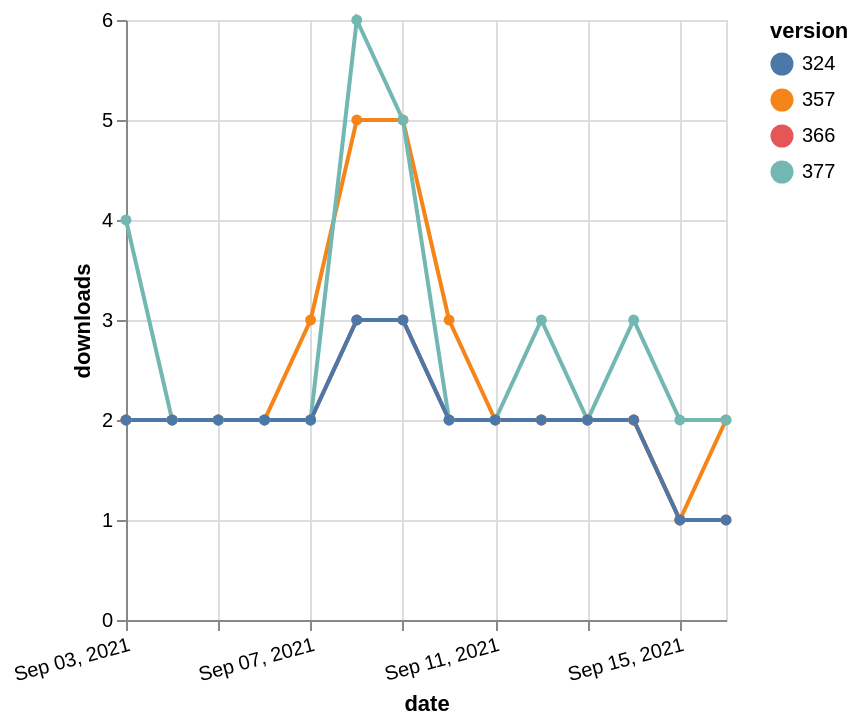

Vega-Lite specification for this chart:
### Vega-Lite specification from a JSON file in a GitHub repository (floating-point values rounded to 4 significant figures)
{"$schema": "https://vega.github.io/schema/vega-lite/v5.json", "description": "A simple bar chart with embedded data.", "data": {"values": [{"date": "2021-09-03", "total": 2339, "delta": 2, "version": "366"}, {"date": "2021-09-04", "total": 2341, "delta": 2, "version": "366"}, {"date": "2021-09-05", "total": 2343, "delta": 2, "version": "366"}, {"date": "2021-09-06", "total": 2345, "delta": 2, "version": "366"}, {"date": "2021-09-07", "total": 2347, "delta": 2, "version": "366"}, {"date": "2021-09-08", "total": 2350, "delta": 3, "version": "366"}, {"date": "2021-09-09", "total": 2353, "delta": 3, "version": "366"}, {"date": "2021-09-10", "total": 2355, "delta": 2, "version": "366"}, {"date": "2021-09-11", "total": 2357, "delta": 2, "version": "366"}, {"date": "2021-09-12", "total": 2359, "delta": 2, "version": "366"}, {"date": "2021-09-13", "total": 2361, "delta": 2, "version": "366"}, {"date": "2021-09-14", "total": 2363, "delta": 2, "version": "366"}, {"date": "2021-09-15", "total": 2364, "delta": 1, "version": "366"}, {"date": "2021-09-16", "total": 2365, "delta": 1, "version": "366"}, {"date": "2021-09-03", "total": 3009, "delta": 2, "version": "357"}, {"date": "2021-09-04", "total": 3011, "delta": 2, "version": "357"}, {"date": "2021-09-05", "total": 3013, "delta": 2, "version": "357"}, {"date": "2021-09-06", "total": 3015, "delta": 2, "version": "357"}, {"date": "2021-09-07", "total": 3018, "delta": 3, "version": "357"}, {"date": "2021-09-08", "total": 3023, "delta": 5, "version": "357"}, {"date": "2021-09-09", "total": 3028, "delta": 5, "version": "357"}, {"date": "2021-09-10", "total": 3031, "delta": 3, "version": "357"}, {"date": "2021-09-11", "total": 3033, "delta": 2, "version": "357"}, {"date": "2021-09-12", "total": 3035, "delta": 2, "version": "357"}, {"date": "2021-09-13", "total": 3037, "delta": 2, "version": "357"}, {"date": "2021-09-14", "total": 3039, "delta": 2, "version": "357"}, {"date": "2021-09-15", "total": 3040, "delta": 1, "version": "357"}, {"date": "2021-09-16", "total": 3042, "delta": 2, "version": "357"}, {"date": "2021-09-03", "total": 2451, "delta": 4, "version": "377"}, {"date": "2021-09-04", "total": 2453, "delta": 2, "version": "377"}, {"date": "2021-09-05", "total": 2455, "delta": 2, "version": "377"}, {"date": "2021-09-06", "total": 2457, "delta": 2, "version": "377"}, {"date": "2021-09-07", "total": 2459, "delta": 2, "version": "377"}, {"date": "2021-09-08", "total": 2465, "delta": 6, "version": "377"}, {"date": "2021-09-09", "total": 2470, "delta": 5, "version": "377"}, {"date": "2021-09-10", "total": 2472, "delta": 2, "version": "377"}, {"date": "2021-09-11", "total": 2474, "delta": 2, "version": "377"}, {"date": "2021-09-12", "total": 2477, "delta": 3, "version": "377"}, {"date": "2021-09-13", "total": 2479, "delta": 2, "version": "377"}, {"date": "2021-09-14", "total": 2482, "delta": 3, "version": "377"}, {"date": "2021-09-15", "total": 2484, "delta": 2, "version": "377"}, {"date": "2021-09-16", "total": 2486, "delta": 2, "version": "377"}, {"date": "2021-09-03", "total": 2619, "delta": 2, "version": "324"}, {"date": "2021-09-04", "total": 2621, "delta": 2, "version": "324"}, {"date": "2021-09-05", "total": 2623, "delta": 2, "version": "324"}, {"date": "2021-09-06", "total": 2625, "delta": 2, "version": "324"}, {"date": "2021-09-07", "total": 2627, "delta": 2, "version": "324"}, {"date": "2021-09-08", "total": 2630, "delta": 3, "version": "324"}, {"date": "2021-09-09", "total": 2633, "delta": 3, "version": "324"}, {"date": "2021-09-10", "total": 2635, "delta": 2, "version": "324"}, {"date": "2021-09-11", "total": 2637, "delta": 2, "version": "324"}, {"date": "2021-09-12", "total": 2639, "delta": 2, "version": "324"}, {"date": "2021-09-13", "total": 2641, "delta": 2, "version": "324"}, {"date": "2021-09-14", "total": 2643, "delta": 2, "version": "324"}, {"date": "2021-09-15", "total": 2644, "delta": 1, "version": "324"}, {"date": "2021-09-16", "total": 2645, "delta": 1, "version": "324"}]}, "width": "container", "mark": {"type": "line", "point": {"filled": true}}, "encoding": {"x": {"field": "date", "type": "temporal", "timeUnit": "yearmonthdate", "title": "date", "axis": {"labelAngle": -15}}, "y": {"field": "delta", "type": "quantitative", "title": "downloads"}, "color": {"field": "version", "type": "nominal"}, "tooltip": {"field": "delta"}}}
